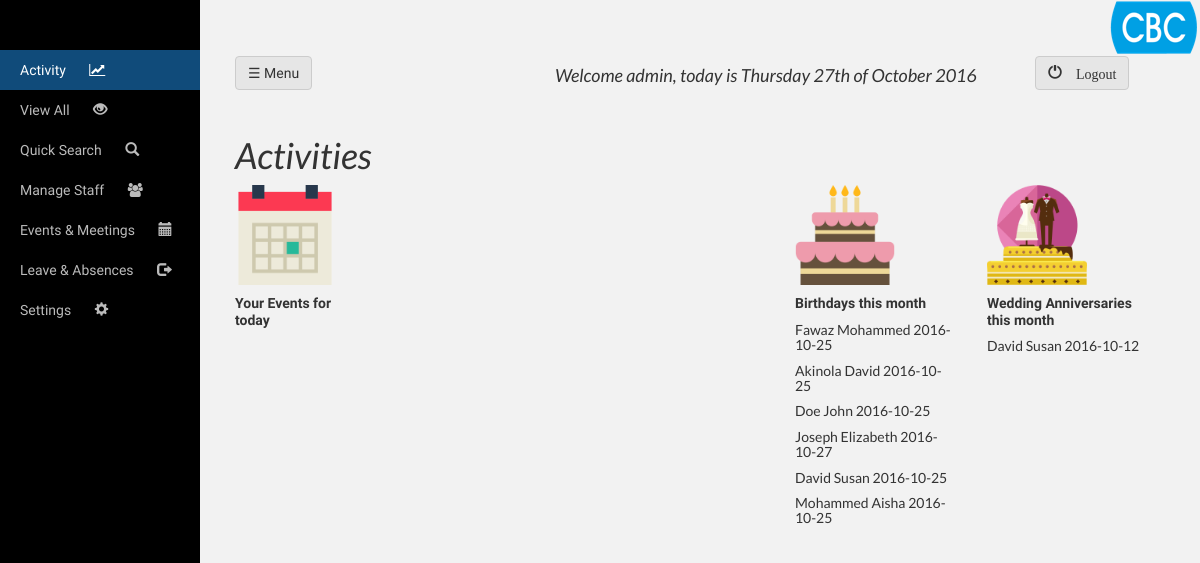
/admin/admin.php (signed in), run on the app's committed database.
### tables this page shows
CREATE TABLE `personal_information` (
  `user_id` int(255) NOT NULL,
  `LastName` varchar(50) NOT NULL,
  `FirstName` varchar(50) NOT NULL,
  `OtherName` varchar(50) DEFAULT NULL,
  `MaidenName` varchar(50) DEFAULT NULL,
  `D_O_B` date NOT NULL,
  `Nationality` varchar(30) NOT NULL,
  `State_of_Origin` varchar(30) NOT NULL,
  `Telephone_No` int(20) NOT NULL,
  `Title` varchar(20) NOT NULL,
  `Religion` varchar(20) NOT NULL,
  `Marital_Status` varchar(20) NOT NULL,
  `Marriage_Date` date DEFAULT NULL,
  `Spouse_Name` varchar(30) DEFAULT NULL,
  `Spouse_Nationality` varchar(30) DEFAULT NULL,
  `Spouse_Profession` varchar(30) DEFAULT NULL,
  `Residential_Address` varchar(200) NOT NULL,
  `Date_of_Employment` date NOT NULL,
  `Email_Address` varchar(70) DEFAULT NULL,
  `Post_Code` int(10) DEFAULT NULL,
  `Next_of_Kin` varchar(50) DEFAULT NULL,
  `Next_of_Kin_Address` varchar(70) DEFAULT NULL,
  `Relationship_with_Next_of_Kin` varchar(50) DEFAULT NULL,
  `Passport_photograph` varchar(150) DEFAULT NULL,
  `subsidiary` varchar(50) DEFAULT NULL
);

### admin/admin.php (the view, shortened to what this page needs)
<?php
include '../dbconnect.php';
include 'xml.php';
?>
<?php
$session_user = $_SESSION['cbc_admin'];
?>
<div id="wrapper">
        <div id="sidebar-wrapper">
            <ul class="sidebar-nav">
            	<li><a href="#" id="activity" class="active">Activity <i class="fa fa-line-chart"></i></span></a></li>
                <li><a href="#" id="view_all">View All <span class="glyphicon glyphicon-eye-open"></span></a></li>
                <li><a href="#" id="search">Quick Search <span class="glyphicon glyphicon-search"></span></a></li>
                <li><a href="#" id="manage_staff">Manage Staff <i class="fa fa-users"></i></span></a></li>
                <li><a href="#" id="events_meetings">Events & Meetings <span class="glyphicon glyphicon-calendar"></span></a></li>
                <li><a href="#" id="leave_absences">Leave & Absences <span class="glyphicon glyphicon-log-out"></span></a></li>
                <li><a href="#" id="settings">Settings <span class="glyphicon glyphicon-cog"></span></a></li>
            </ul>
        </div>
        <div id="page-content-wrapper">
            <div class="container-fluid">
                        <div class="row">
                        <div class="col-md-1"><a href="#menu-toggle" class="btn btn-default" id="menu-toggle" style="background-color:#e6e6e6">&#9776; Menu</a></div>
                        <div class="col-md-3"></div>
                        <div class="col-md-6">
                        	<i><h4>Welcome <?php echo $session_user ?>, today is <?php echo date("l jS \of F Y ") ?></h4></i>
                        </div>
                        <div class="col-md-1"><a href="../index.php" class="btn btn-default" style="background-color:#e6e6e6"><span class="glyphicon glyphicon-off"> Logout</span></a></div>
                        <div class="col-md-1"></div>
                        </div>
                        <br>
    <div id="activity_page">
    <i><h1>Activities</h1></i>
    	<div class="row">
    		<div class="col-md-2" id="events">
    			<img src="../images/calendar.png" style="width: 100px;height: 100px;"><h5><b>Your Events for today</b></h5>
    		</div>
    		<div class="col-md-5"></div>
    		<div class="col-md-2" id="birthdays">
    			<img src="../images/birthday-cake.png" style="width: 100px;height: 100px;"><h5><b>Birthdays this month</b></h5>
				<?php
					$date = '____-'.date('m').'%';
					$sql = "SELECT FirstName , LastName , D_O_B FROM `personal_information` WHERE `D_O_B` LIKE '$date' ORDER BY `D_O_B` ASC";
					$query = mysqli_query($conn,$sql);
					while ($row = mysqli_fetch_array($query , MYSQLI_ASSOC) ) {
					$fullname = $row['LastName'].' '.$row['FirstName'];
					echo '<h5>'.$fullname.'   '.date('Y').'-'.substr($row['D_O_B'], 5).'</h5>';
					}
				?>
    		</div>
			<div class="col-md-2" id="weddings">
    			<img src="../images/wedding-cake.png" style="width: 100px;height: 100px;"><h5><b>Wedding Anniversaries this month</b></h5>
				<?php
					$date = '____-'.date('m').'%';
					$sql = "SELECT FirstName , LastName ,Marriage_Date FROM `personal_information` WHERE `Marriage_Date` LIKE '$date' ORDER BY `Marriage_Date` ASC";
					$query = mysqli_query($conn,$sql);
					while ($row = mysqli_fetch_array($query , MYSQLI_ASSOC) ) {
					$fullname = $row['LastName'].' '.$row['FirstName'];
					echo '<h5>'.$fullname.'   '.date('Y').'-'.substr($row['Marriage_Date'], 5).'</h5>';
					}
				?>
    		</div>
    	</div>
    </div>
            </div>
        </div>
    </div>

### dbconnect.php (shortened to what this page needs)
<!DOCTYPE html>
<html>
<head>
  <link rel="stylesheet" type="text/css"  href= "../css/bootstrap.min.css">
  <link rel="stylesheet" type="text/css" href="../css/font-awesome.min.css">
  <link rel="stylesheet" href="../css/monthly.css">
  <link rel="stylesheet" type="text/css"  href= "../css/style.css">
</head>
<body>
<div class="logo"><img src="../images/emea.png" class="emea"></div>

### css/style.css (style rules this page uses)
* { font-family: 'Roboto Condensed', sans-serif; }
h1 , h2 , h3 , h4 , h5 { font-family: 'Lato', sans-serif; }
body { background: #f2f2f2; font-family: 'Roboto Condensed', sans-serif; background-size:100px 70px; }
.logo { width: 100%; margin-top: 0px; float: right; overflow-x: hidden; min-height: 100%;!important }
.emea { margin-top: 0px; float: right; }
#wrapper { padding-left: 0; -webkit-transition: all 0.5s ease; -moz-transition: all 0.5s ease; -o-transition: all 0.5s ease; transition: all 0.5s ease; }
#sidebar-wrapper { z-index: 1000; position: fixed; left: 200px; width: 0; height: 100%; margin-left: -200px; overflow-y: auto; background: #000; -webkit-transition: all 0.5s ease; -moz-transition: all 0.5s ease; -o-transition: all 0.5s ease; transition: all 0.5s ease; }
#page-content-wrapper { width: 100%; position: absolute; padding: 15px; min-height: 100%;!important background:#d0d0d0; }
.sidebar-nav { position: absolute; top: 0; width: 200px; margin: 0; padding: 0; list-style: none; padding-top: 50px; }
.sidebar-nav li { text-indent: 20px; line-height: 40px; }
.sidebar-nav li a { display: block; text-decoration: none; color: #bbbbbb; }
@media (min-width:768px) { #wrapper { padding-left: 200px; } }
@media (min-width:768px) { #sidebar-wrapper { width: 200px; } }
@media (min-width:768px) { #page-content-wrapper { padding: 20px; position: relative; } }
#birthdays , #weddings { min-width: 20%; }
.sidebar-nav .active { background-color: rgba(33, 150, 243,0.5); color: #ffffff; !important }

### data on the page
personal_information: fullname "Fawaz Mohammed", D_O_B "10-25"
personal_information: fullname "Akinola David", D_O_B "10-25"
personal_information: fullname "Doe John", D_O_B "10-25"
personal_information: fullname "Joseph Elizabeth", D_O_B "10-27"
personal_information: fullname "David Susan", D_O_B "10-25", Marriage_Date "10-12"
personal_information: fullname "Mohammed Aisha", D_O_B "10-25"

### other printed values
$session_user "admin"
